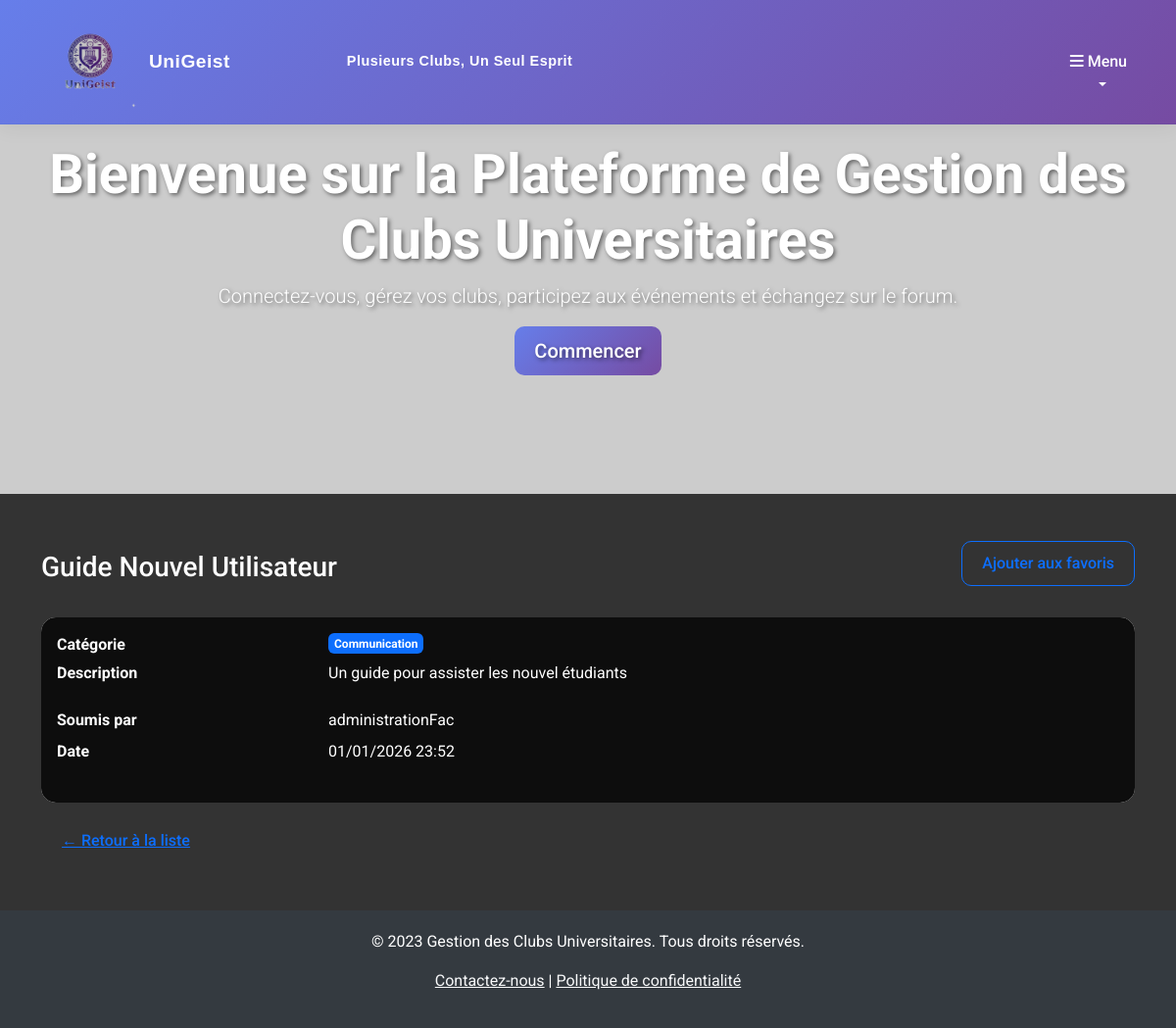
The page /resources/aids/1/ (signed in) on the database its author committed.
### resources/models.py (models this page shows, shortened)
class Aid(models.Model):
    title = models.CharField(max_length=255, verbose_name="Titre")
    description = models.TextField(verbose_name="Description")
    file = models.FileField(upload_to="aids/", verbose_name="Fichier", blank=True, null=True)
    category = models.ForeignKey(
        Category,
        on_delete=models.PROTECT,
        related_name="aids",
        verbose_name="Catégorie",
    )
    club = models.ForeignKey(
        Club,
        on_delete=models.SET_NULL,
        null=True,
        blank=True,
        related_name="aids",
        verbose_name="Club",
    )
    submitted_by = models.ForeignKey(
        settings.AUTH_USER_MODEL,
        on_delete=models.CASCADE,
        related_name="submitted_aids",
        verbose_name="Soumis par",
    )
    date_submitted = models.DateTimeField(auto_now_add=True, verbose_name="Date de soumission")
    is_validated = models.BooleanField(default=False, verbose_name="Validée")
    class Meta:
        ordering = ["-date_submitted"]

class Category(models.Model):
    name = models.CharField(max_length=100, unique=True)
    class Meta:
        ordering = ["name"]
        verbose_name_plural = "Categories"

### accounts/models.py (models this page shows, shortened)
class User(AbstractUser):
    phone = models.CharField(max_length=20, blank=True, null=True)
    address = models.CharField(max_length=255, blank=True, null=True)

### resources/views.py (the view)
# urls.py: path("aids/<int:pk>/", views.AidDetailView.as_view(), name="aid_detail"),
class AidDetailView(LoginRequiredMixin, DetailView):
    model = Aid
    template_name = "resources/aid_detail.html"
    context_object_name = "aid"
    def get_object(self, queryset=None):
        obj = super().get_object(queryset)
        if not is_admin(self.request.user) and not obj.is_validated:
            raise PermissionDenied("Cette aide n'est pas encore validée.")
        return obj
    def get_context_data(self, **kwargs):
        context = super().get_context_data(**kwargs)
        if self.request.user.is_authenticated:
            context['is_favorite'] = Favorite.objects.filter(
                user=self.request.user,
                aid=self.object
            ).exists()
        else:
            context['is_favorite'] = False
        return context

### resources/templatetags/permissions.py (called while the page is built)
def is_admin(user):
    return user.is_authenticated and user.is_staff

@register.filter
def is_user_admin(user):
    return is_admin(user)

### resources/views.py (called while the page is built)
def is_admin(user):
    return user.is_authenticated and user.is_staff

### templates/resources/aid_detail.html (shortened to what this page needs)
{% extends "base.html" %}
{% load permissions %}
{% block content %}
<div class="d-flex justify-content-between align-items-center mb-3">
    <h1 class="h3">{{ aid.title }}</h1>
    <div class="d-flex gap-2">
        {% if user.is_authenticated %}
            {% if is_favorite %}
                <form method="post" action="{% url 'resources:aid_favorite' aid.pk %}" class="d-inline">
                    {% csrf_token %}
                    <button type="submit" class="btn btn-outline-warning">
                        <i class="bi bi-star-fill"></i> Retirer des favoris
                    </button>
                </form>
            {% else %}
                <form method="post" action="{% url 'resources:aid_favorite' aid.pk %}" class="d-inline">
                    <button type="submit" class="btn btn-outline-primary">
                         Ajouter aux favoris
                    </button>
                </form>
            {% endif %}
        {% endif %}
    </div>
</div>
<div class="card">
    <div class="card-body">
        <dl class="row">
            <dt class="col-sm-3">Catégorie</dt>
            <dd class="col-sm-9"><span class="badge bg-primary">{{ aid.category.name }}</span></dd>
            <dt class="col-sm-3">Description</dt>
            <dd class="col-sm-9">{{ aid.description|linebreaks }}</dd>
            <dt class="col-sm-3">Soumis par</dt>
            <dd class="col-sm-9">{{ aid.submitted_by.get_full_name|default:aid.submitted_by.username }}</dd>
            <dt class="col-sm-3">Date</dt>
            <dd class="col-sm-9">{{ aid.date_submitted|date:"d/m/Y H:i" }}</dd>
        </dl>
    </div>
</div>
<a href="{% url 'resources:aid_list' %}" class="btn btn-link mt-3">&larr; Retour à la liste</a>
{% endblock %}

### static/css/style.css (style rules this page uses)
body { font-family: 'Roboto', sans-serif; background: #333333; color: #ffffff; min-height: 100vh; }
.btn { border-radius: 10px; padding: 10px 20px; font-weight: 500; transition: all 0.3s ease; }
.card { border: none; border-radius: 15px; overflow: hidden; transition: transform 0.3s ease, box-shadow 0.3s ease; }
.card-body { background: rgba(0, 0, 0, 0.95); color: #ffffff; }
.badge { font-size: 0.75em; padding: 0.375em 0.5em; border-radius: 0.375rem; }

### rows shown on the page
Aid: title "Guide Nouvel Utilisateur", category.name "Communication", description "Un guide pour assister les nouvel étudiants", submitted_by.get_full_name "administrationFac", date_submitted "01/01/2026 23:52"
